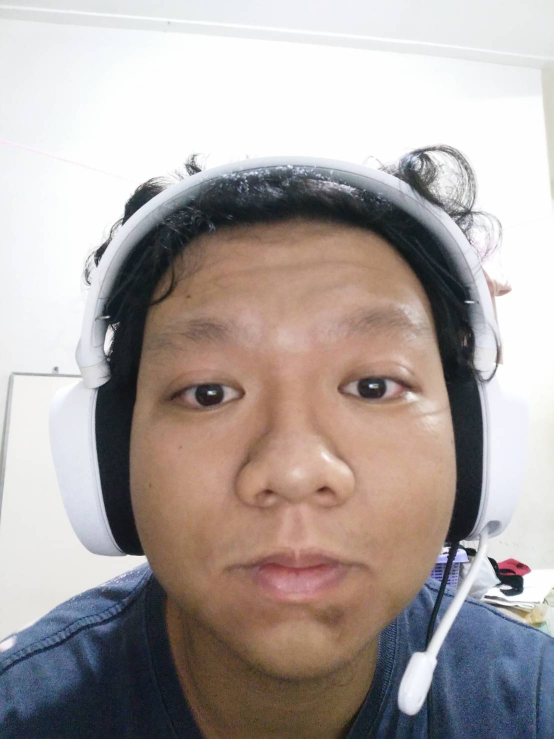
#> input picture dlib_test/73927.jpg, 1108 x 1477 px (shown at 1/2 size)
$ python lbp_test.py
#> lines starting #> are read from the running program, lines starting #| are printed output that depends on the picture
import lbplib

import cv2
import numpy as np
import matplotlib.pyplot as plt
import time

# [35 lines of commented-out code are left out]

def chiSquareDistance(x, y):
    distance = 0
    for i in range(len(x)):
        top = (x[i] - y[i]) ** 2
        bottom = (x[i] + y[i])
        if bottom == 0:
            value = 0
        else:
            value = top / bottom

        distance += value
    return distance


img = cv2.imread('73927.jpg', cv2.IMREAD_GRAYSCALE)
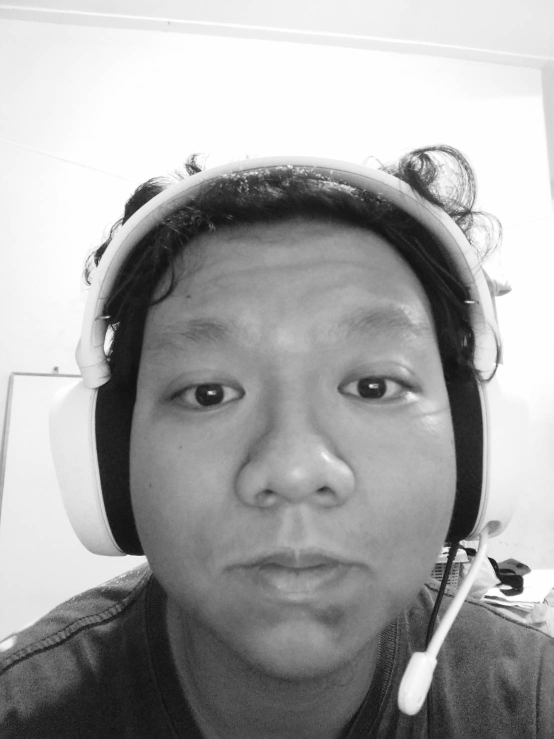
#> img: shape (1477, 1108) (shown at 1/2 size); min 4, max 255, mean 166.5
img2 = cv2.imread('brick.jpg', cv2.IMREAD_GRAYSCALE)

img = cv2.resize(img, (224, 224))
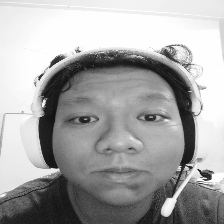
#> img: shape (224, 224); min 16, max 255, mean 166.5
#> (the run stopped early here; a loop or call above may not have finished)
